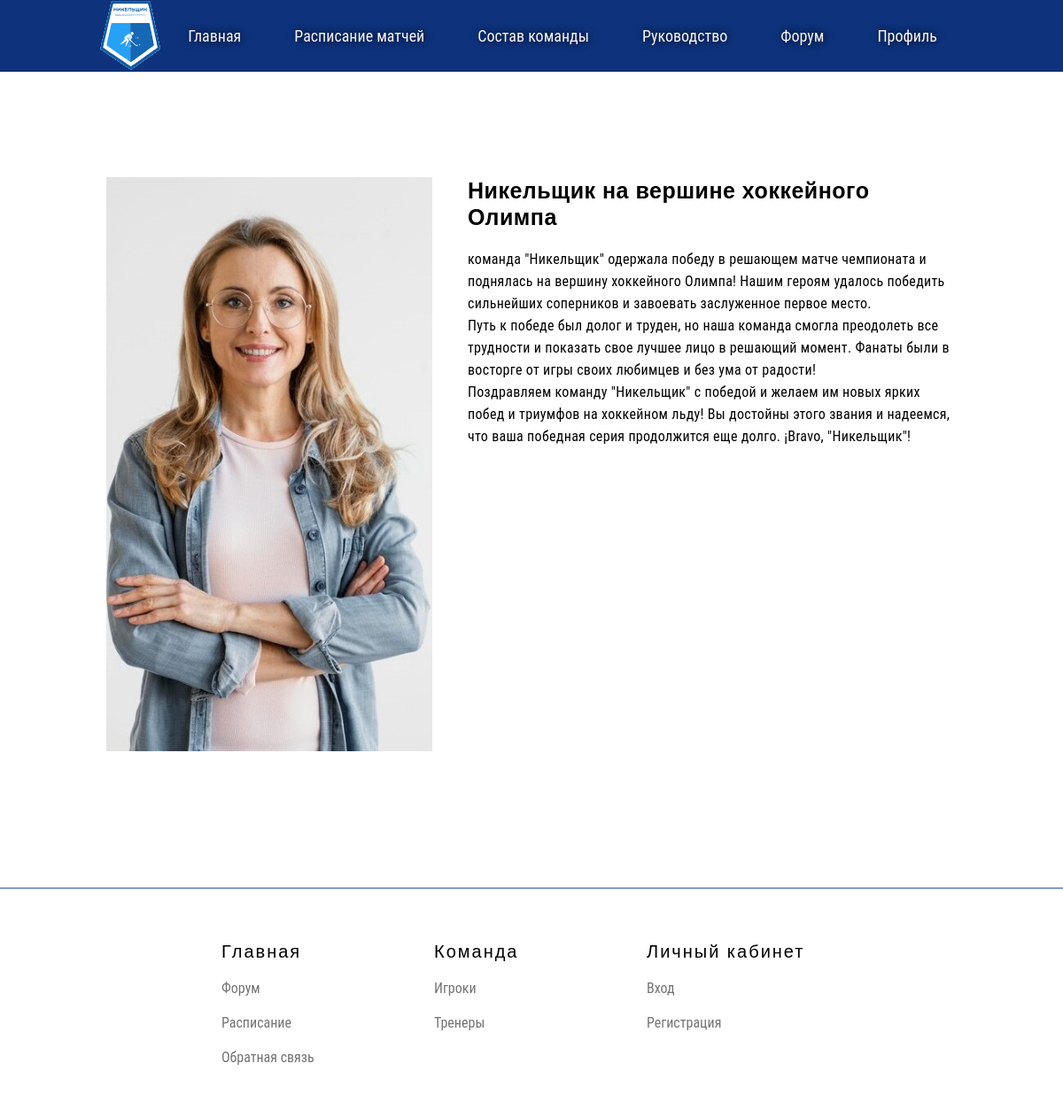
Screenshot of /pages/news.php?id=10 with the database file from the repository.
### tables this page shows
CREATE TABLE `news` (
  `id` int NOT NULL,
  `name` text NOT NULL,
  `text` text NOT NULL,
  `img` varchar(999) NOT NULL
);

### pages/news.php (the view)
<?php
include("header.php");
require('bd_connect/db.php');
?>
<body>
<main>
<?php
$id = (int) $_GET['id'];
$sql = 'SELECT * FROM `news` where id='.$id;
$resultt = $con->query($sql);
for($dataa = []; $row = mysqli_fetch_assoc($resultt); $dataa[]=$row)
{ }
foreach($dataa as $elemm)  {
    echo '
    <div class="spase" id="geo"></div>
    <div class="row-news">
          <div class="post-news">
                      <div class="img-block-news-post">
                            <img src="../img/news/'.$elemm['img'].'"   class="img-news-post">
                      </div>
                      <div class="block-txt-news-post">
                            <div class="zagt-news-post">
                            '.$elemm['name'].'
                            </div>
                            <div class="text-news-post">
                            '.$elemm['text'].'
                            </div>
                      </div>
          </div>
    </div>
    <div class="spase" id="geo"></div>
';
}
?>
</main>
<?php
include("footer.php");
?>
</body>

### css/main.css (style rules this page uses)
* { font-family: 'Roboto Condensed', sans-serif; margin: 0px; padding: 0px; }
body { margin: 0px; padding: 0px; }
main { padding-top: 100px; width: 100%; height: auto; text-align: center; }
.spase { width: 100%; height: 100px; }
.row-news { width: 100%; display: flex; justify-content: center; }
.post-news { width: 80%; display: flex; justify-content: center; }
.img-block-news-post { width: 40%; height: auto; }
.img-news-post { width: 100%; height: auto; }
.block-txt-news-post { width: 60%; margin-left: 40px; }
.zagt-news-post { text-align: left; height: auto; font-size: 25px; font-weight: bold; color: black; font-family: "Grotesk Semibold-free", sans-serif; line-height: 30px; letter-spacing: 0.02em; }
.text-news-post { font-size: 16px; text-align: left; margin-top: 20px; line-height: 25px; letter-spacing: 0.02em; }

### rows the page displays
news: img (picture), name "Никельщик на вершине хоккейного Олимпа", text "команда \"Никельщик\" одержала победу в решающем матче чемпионата и поднялась на вершину хоккейного Олимпа! Нашим героям удалось победить сильнейших соперников и завоевать заслуженное первое место. Путь к победе был долог и труден, но наша команда смогла преодолеть все трудности и показать свое лучшее лицо в решающий момент. Фанаты были в восторге от игры своих любимцев и без ума от радости! Поздравляем команду \"Никельщик\" с победой и желаем им новых ярких побед и триумфов на хоккейном льду! Вы достойны этого звания и надеемся, что ваша победная серия продолжится еще долго. ¡Bravo, \"Никельщик\"!"
